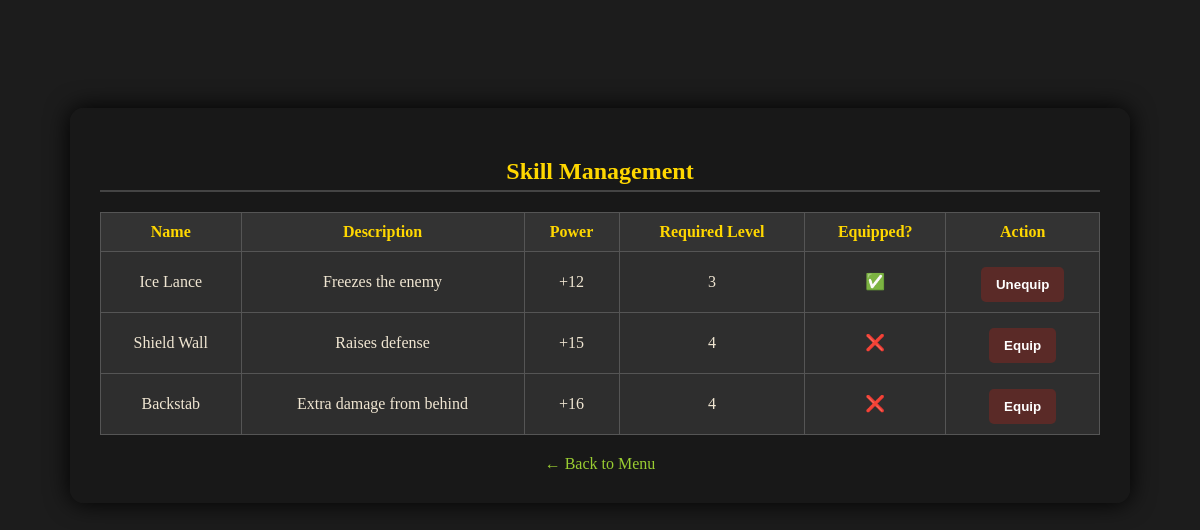
The app's page /skills.php (signed in) with its own data.
### tables this page shows
CREATE TABLE `characterskills` (
  `id` int(11) NOT NULL,
  `char_id` int(11) DEFAULT NULL,
  `skill_id` int(11) DEFAULT NULL,
  `equipped` tinyint(1) DEFAULT 0
);

CREATE TABLE `skills` (
  `skill_id` int(11) NOT NULL,
  `name` varchar(50) DEFAULT NULL,
  `description` text DEFAULT NULL,
  `power_value` int(11) DEFAULT 0,
  `required_level` int(11) DEFAULT 1
);

### skills.php (the view, shortened to what this page needs)
<?php
include 'db.php';
$user_id = $_SESSION['user_id'];
$char = mysqli_fetch_assoc(mysqli_query($conn,
    "SELECT char_id, level FROM Characters WHERE user_id = $user_id"));
$char_id = $char['char_id'];
$char_level = $char['level'];
$skills = mysqli_query($conn,
    "SELECT S.skill_id, S.name, S.description, S.power_value, S.required_level, CS.equipped
     FROM CharacterSkills CS
     JOIN Skills S ON CS.skill_id = S.skill_id
     WHERE CS.char_id = $char_id");
?>
<!DOCTYPE html>
<html>
<head>
    <link rel="stylesheet" type="text/css" href="style.css">
</head>
<body>
<div class="skills-wrapper">
    <h2> Skill Management</h2>
    <table>
        <tr>
            <th>Name</th>
            <th>Description</th>
            <th>Power</th>
            <th>Required Level</th>
            <th>Equipped?</th>
            <th>Action</th>
        </tr>
        <?php while ($s = mysqli_fetch_assoc($skills)): ?>
            <tr>
                <td><?= htmlspecialchars($s['name']) ?></td>
                <td><?= htmlspecialchars($s['description']) ?></td>
                <td>+<?= $s['power_value'] ?></td>
                <td><?= $s['required_level'] ?></td>
                <td><?= $s['equipped'] ? "✅" : "❌" ?></td>
                <td>
                    <?php if ($char_level >= $s['required_level']): ?>
                        <form method="post">
                            <button type="submit" name="toggle_skill">
                                <?= $s['equipped'] ? "Unequip" : "Equip" ?>
                            </button>
                        </form>
                    <?php else: ?>
                        <span class="locked">🔒 Lvl <?= $s['required_level'] ?> Required</span>
                    <?php endif; ?>
                </td>
            </tr>
        <?php endwhile; ?>
    </table>
    <div class="back-link">
        <a href="menu.php">← Back to Menu</a>
    </div>
</div>
</body>
</html>

### style.css (style rules this page uses)
body { background-color: #1c1c1c; color: #f0e6d2; font-family: 'Georgia', serif; padding: 20px; }
h2, h3 { color: #ffd700; border-bottom: 2px solid #444; padding-bottom: 5px; margin-bottom: 15px; }
table { border-collapse: collapse; width: 100%; margin-top: 15px; background-color: #2e2e2e; }
table, th, td { border: 1px solid #555; }
th { background-color: #444; color: #ffd700; padding: 10px; text-align: left; }
td { padding: 10px; }
button { background-color: #5a2a27; color: #fff; border: none; padding: 10px 15px; margin-top: 10px; cursor: pointer; font-weight: bold; border-radius: 5px; }
a { color: #9acd32; text-decoration: none; }

### skills.php (style rules this page uses)
.skills-wrapper { max-width: 1000px; margin: 80px auto; background-color: rgba(25, 25, 25, 0.95); padding: 30px; border-radius: 14px; box-shadow: 0 0 25px #000; color: #f0e6d2; }
.skills-wrapper h2 { text-align: center; color: #ffd700; }
table { width: 100%; border-collapse: collapse; margin-top: 20px; }
th, td { padding: 10px; text-align: center; border: 1px solid #555; }
th { background-color: #333; color: #ffd700; }
.back-link { text-align: center; margin-top: 20px; }
.back-link a { color: #9acd32; }
button { margin-top: 5px; }

### records on screen
characterskills: skill.name "Ice Lance", skill.description "Freezes the enemy", skill.power_value "12", skill.required_level "3", equipped "Unequip"
characterskills: skill.name "Shield Wall", skill.description "Raises defense", skill.power_value "15", skill.required_level "4", equipped "Equip"
characterskills: skill.name "Backstab", skill.description "Extra damage from behind", skill.power_value "16", skill.required_level "4", equipped "Equip"
